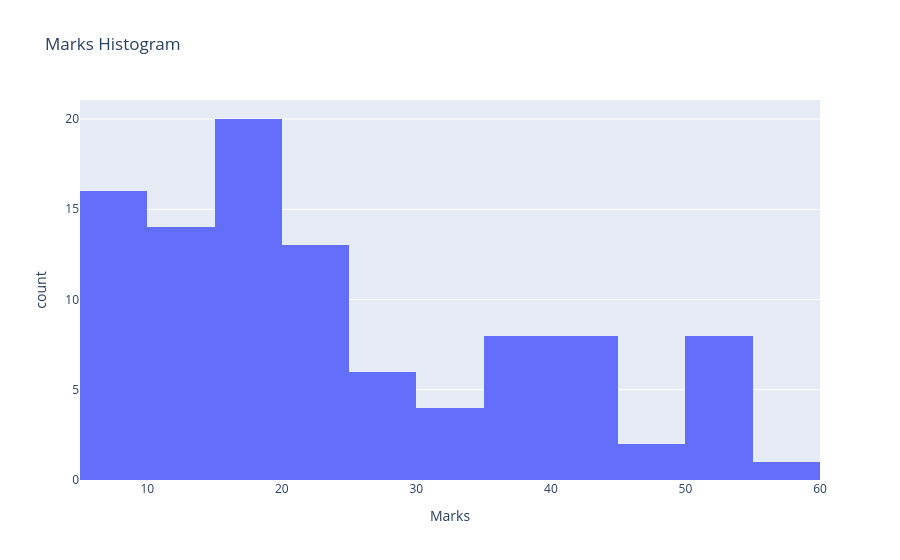

Notebook cell for this chart:
### Code cell
px.histogram(student, x="Marks", title="Marks Histogram").show()

### Figure 1 — Plotly figure (JSON) as saved in the notebook; plotly's stock layout.template omitted (floating-point values rounded to 4 significant figures)
{"data": [{"alignmentgroup": "True", "bingroup": "x", "hovertemplate": "Marks=%{x}<br>count=%{y}<extra></extra>", "legendgroup": "", "marker": {"color": "#636efa", "pattern": {"shape": ""}}, "name": "", "offsetgroup": "", "orientation": "v", "showlegend": false, "type": "histogram", "x": [19.2, 7.734, 13.81, 53.02, 55.3, 17.82, 29.89, 17.26, 20.35, 30.86, 42.04, 12.13, 24.32, 17.67, 11.4, 19.47, 30.55, 38.49, 50.99, 25.13, 22.07, 35.94, 12.21, 28.04, 16.52, 6.623, 12.65, 26.53, 9.333, 8.837, 24.17, 8.1, 15.04, 39.97, 17.17, 43.98, 13.12, 46.45, 41.36, 51.14, 7.336, 15.72, 19.77, 10.43, 9.742, 8.924, 16.7, 22.7, 26.88, 19.11, 40.6, 22.18, 7.892, 36.65, 53.16, 18.24, 53.36, 51.58, 31.24, 51.34, 10.52, 10.84, 19.59, 21.38, 12.59, 13.56, 27.57, 6.185, 8.92, 21.4, 16.61, 13.42, 20.4, 7.014, 39.95, 6.217, 36.75, 38.28, 49.54, 6.349, 54.32, 17.7, 44.1, 16.11, 16.46, 39.96, 23.15, 6.053, 11.25, 40.02, 24.39, 19.56, 23.92, 42.43, 24.45, 19.13, 5.609, 41.44, 12.03, 32.36], "xaxis": "x", "yaxis": "y"}], "layout": {"barmode": "relative", "legend": {"tracegroupgap": 0}, "title": {"text": "Marks Histogram"}, "xaxis": {"anchor": "y", "domain": [0, 1], "title": {"text": "Marks"}}, "yaxis": {"anchor": "x", "domain": [0, 1], "title": {"text": "count"}}}}
